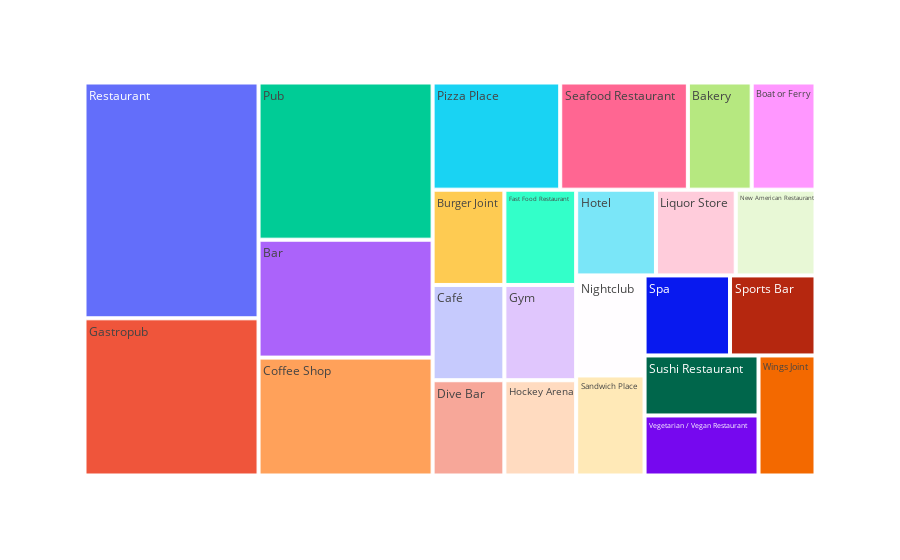
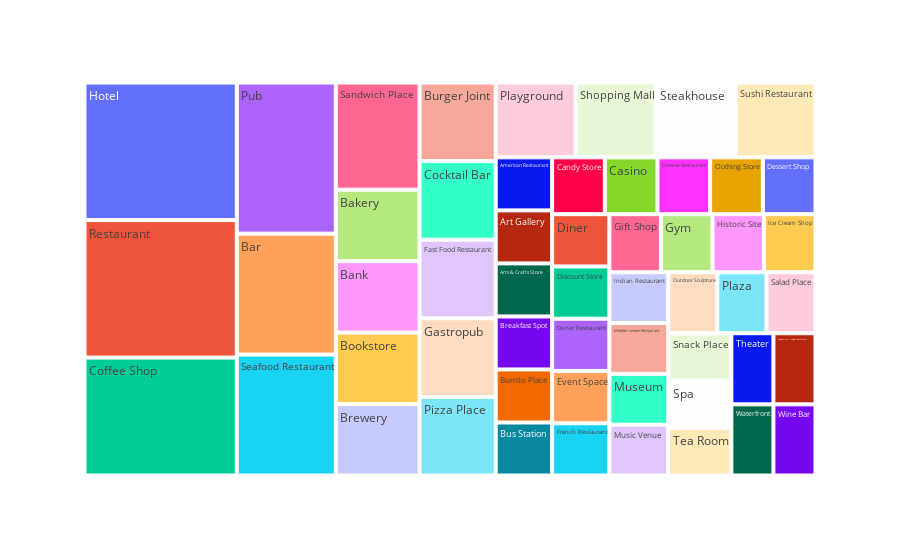
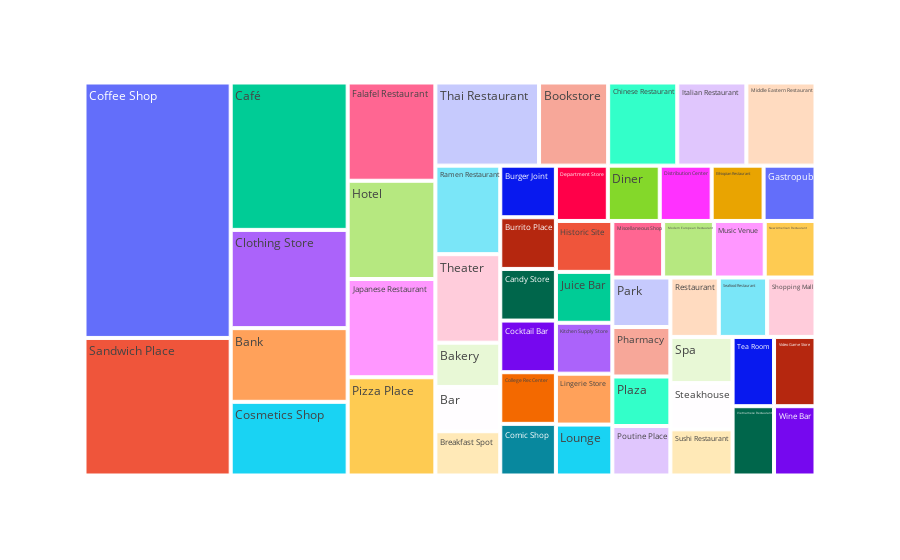
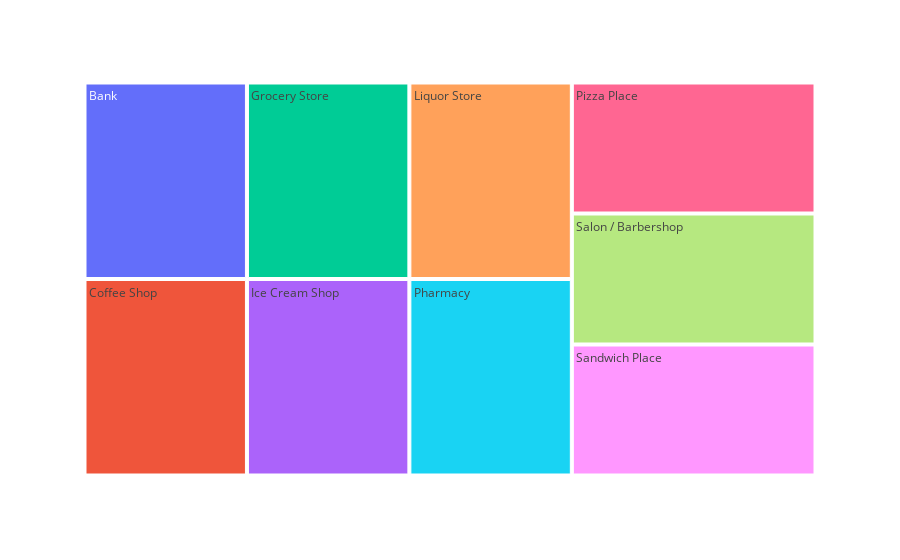

Write notebook code for charts like these, in order.
### Markdown cell above
# exploring venues in each city in the cluster labled 1

### Code cell
res=[]
for lat,lng,city in zip(e['lat'],e['lng'],e['city']):
    
    try:
      
      print('city is ',city)
      res.append(get_neighborhood([lat,lng],500))
            
    except:
        print('Somthing get wrong')
        pass

### Figure 1 — Plotly figure (JSON) as saved in the notebook; plotly's stock layout.template omitted (floating-point values rounded to 4 significant figures)
{"data": [{"branchvalues": "total", "domain": {"x": [0, 1], "y": [0, 1]}, "hovertemplate": "labels=%{label}<br>Value=%{value}<br>parent=%{parent}<br>id=%{id}<extra></extra>", "ids": ["Bakery", "Bar", "Boat or Ferry", "Burger Joint", "Café", "Coffee Shop", "Dive Bar", "Fast Food Restaurant", "Gastropub", "Gym", "Hockey Arena", "Hotel", "Liquor Store", "New American Restaurant", "Nightclub", "Pizza Place", "Pub", "Restaurant", "Sandwich Place", "Seafood Restaurant", "Spa", "Sports Bar", "Sushi Restaurant", "Vegetarian / Vegan Restaurant", "Wings Joint"], "labels": ["Bakery", "Bar", "Boat or Ferry", "Burger Joint", "Café", "Coffee Shop", "Dive Bar", "Fast Food Restaurant", "Gastropub", "Gym", "Hockey Arena", "Hotel", "Liquor Store", "New American Restaurant", "Nightclub", "Pizza Place", "Pub", "Restaurant", "Sandwich Place", "Seafood Restaurant", "Spa", "Sports Bar", "Sushi Restaurant", "Vegetarian / Vegan Restaurant", "Wings Joint"], "name": "", "parents": ["", "", "", "", "", "", "", "", "", "", "", "", "", "", "", "", "", "", "", "", "", "", "", "", ""], "type": "treemap", "values": [1, 3, 1, 1, 1, 3, 1, 1, 4, 1, 1, 1, 1, 1, 1, 2, 4, 6, 1, 2, 1, 1, 1, 1, 1]}], "layout": {"legend": {"tracegroupgap": 0}, "margin": {"t": 60}}}

### Figure 2 — Plotly figure (JSON) as saved in the notebook; plotly's stock layout.template omitted (floating-point values rounded to 4 significant figures)
{"data": [{"branchvalues": "total", "domain": {"x": [0, 1], "y": [0, 1]}, "hovertemplate": "labels=%{label}<br>Value=%{value}<br>parent=%{parent}<br>id=%{id}<extra></extra>", "ids": ["American Restaurant", "Art Gallery", "Arts & Crafts Store", "Bakery", "Bank", "Bar", "Bookstore", "Breakfast Spot", "Brewery", "Burger Joint", "Burrito Place", "Bus Station", "Candy Store", "Casino", "Chinese Restaurant", "Clothing Store", "Cocktail Bar", "Coffee Shop", "Dessert Shop", "Diner", "Discount Store", "Doner Restaurant", "Event Space", "Fast Food Restaurant", "French Restaurant", "Gastropub", "Gift Shop", "Gym", "Historic Site", "Hotel", "Ice Cream Shop", "Indian Restaurant", "Mediterranean Restaurant", "Museum", "Music Venue", "Outdoor Sculpture", "Pizza Place", "Playground", "Plaza", "Pub", "Restaurant", "Salad Place", "Sandwich Place", "Seafood Restaurant", "Shopping Mall", "Snack Place", "Spa", "Steakhouse", "Sushi Restaurant", "Tea Room", "Theater", "Vegetarian / Vegan Restaurant", "Waterfront", "Wine Bar"], "labels": ["American Restaurant", "Art Gallery", "Arts & Crafts Store", "Bakery", "Bank", "Bar", "Bookstore", "Breakfast Spot", "Brewery", "Burger Joint", "Burrito Place", "Bus Station", "Candy Store", "Casino", "Chinese Restaurant", "Clothing Store", "Cocktail Bar", "Coffee Shop", "Dessert Shop", "Diner", "Discount Store", "Doner Restaurant", "Event Space", "Fast Food Restaurant", "French Restaurant", "Gastropub", "Gift Shop", "Gym", "Historic Site", "Hotel", "Ice Cream Shop", "Indian Restaurant", "Mediterranean Restaurant", "Museum", "Music Venue", "Outdoor Sculpture", "Pizza Place", "Playground", "Plaza", "Pub", "Restaurant", "Salad Place", "Sandwich Place", "Seafood Restaurant", "Shopping Mall", "Snack Place", "Spa", "Steakhouse", "Sushi Restaurant", "Tea Room", "Theater", "Vegetarian / Vegan Restaurant", "Waterfront", "Wine Bar"], "name": "", "parents": ["", "", "", "", "", "", "", "", "", "", "", "", "", "", "", "", "", "", "", "", "", "", "", "", "", "", "", "", "", "", "", "", "", "", "", "", "", "", "", "", "", "", "", "", "", "", "", "", "", "", "", "", "", ""], "type": "treemap", "values": [1, 1, 1, 2, 2, 4, 2, 1, 2, 2, 1, 1, 1, 1, 1, 1, 2, 6, 1, 1, 1, 1, 1, 2, 1, 2, 1, 1, 1, 7, 1, 1, 1, 1, 1, 1, 2, 2, 1, 5, 7, 1, 3, 4, 2, 1, 1, 2, 2, 1, 1, 1, 1, 1]}], "layout": {"legend": {"tracegroupgap": 0}, "margin": {"t": 60}}}

### Figure 3 — Plotly figure (JSON) as saved in the notebook; plotly's stock layout.template omitted (floating-point values rounded to 4 significant figures)
{"data": [{"branchvalues": "total", "domain": {"x": [0, 1], "y": [0, 1]}, "hovertemplate": "labels=%{label}<br>Value=%{value}<br>parent=%{parent}<br>id=%{id}<extra></extra>", "ids": ["Bakery", "Bank", "Bar", "Bookstore", "Breakfast Spot", "Burger Joint", "Burrito Place", "Café", "Candy Store", "Chinese Restaurant", "Clothing Store", "Cocktail Bar", "Coffee Shop", "College Rec Center", "Comic Shop", "Cosmetics Shop", "Department Store", "Diner", "Distribution Center", "Ethiopian Restaurant", "Falafel Restaurant", "Gastropub", "Historic Site", "Hotel", "Italian Restaurant", "Japanese Restaurant", "Juice Bar", "Kitchen Supply Store", "Lingerie Store", "Lounge", "Middle Eastern Restaurant", "Miscellaneous Shop", "Modern European Restaurant", "Music Venue", "New American Restaurant", "Park", "Pharmacy", "Pizza Place", "Plaza", "Poutine Place", "Ramen Restaurant", "Restaurant", "Sandwich Place", "Seafood Restaurant", "Shopping Mall", "Spa", "Steakhouse", "Sushi Restaurant", "Tea Room", "Thai Restaurant", "Theater", "Video Game Store", "Vietnamese Restaurant", "Wine Bar"], "labels": ["Bakery", "Bank", "Bar", "Bookstore", "Breakfast Spot", "Burger Joint", "Burrito Place", "Café", "Candy Store", "Chinese Restaurant", "Clothing Store", "Cocktail Bar", "Coffee Shop", "College Rec Center", "Comic Shop", "Cosmetics Shop", "Department Store", "Diner", "Distribution Center", "Ethiopian Restaurant", "Falafel Restaurant", "Gastropub", "Historic Site", "Hotel", "Italian Restaurant", "Japanese Restaurant", "Juice Bar", "Kitchen Supply Store", "Lingerie Store", "Lounge", "Middle Eastern Restaurant", "Miscellaneous Shop", "Modern European Restaurant", "Music Venue", "New American Restaurant", "Park", "Pharmacy", "Pizza Place", "Plaza", "Poutine Place", "Ramen Restaurant", "Restaurant", "Sandwich Place", "Seafood Restaurant", "Shopping Mall", "Spa", "Steakhouse", "Sushi Restaurant", "Tea Room", "Thai Restaurant", "Theater", "Video Game Store", "Vietnamese Restaurant", "Wine Bar"], "name": "", "parents": ["", "", "", "", "", "", "", "", "", "", "", "", "", "", "", "", "", "", "", "", "", "", "", "", "", "", "", "", "", "", "", "", "", "", "", "", "", "", "", "", "", "", "", "", "", "", "", "", "", "", "", "", "", ""], "type": "treemap", "values": [1, 3, 1, 2, 1, 1, 1, 6, 1, 2, 4, 1, 13, 1, 1, 3, 1, 1, 1, 1, 3, 1, 1, 3, 2, 3, 1, 1, 1, 1, 2, 1, 1, 1, 1, 1, 1, 3, 1, 1, 2, 1, 7, 1, 1, 1, 1, 1, 1, 3, 2, 1, 1, 1]}], "layout": {"legend": {"tracegroupgap": 0}, "margin": {"t": 60}}}

### Figure 4 — Plotly figure (JSON) as saved in the notebook; plotly's stock layout.template omitted (floating-point values rounded to 4 significant figures)
{"data": [{"branchvalues": "total", "domain": {"x": [0, 1], "y": [0, 1]}, "hovertemplate": "labels=%{label}<br>Value=%{value}<br>parent=%{parent}<br>id=%{id}<extra></extra>", "ids": ["Bank", "Coffee Shop", "Grocery Store", "Ice Cream Shop", "Liquor Store", "Pharmacy", "Pizza Place", "Salon / Barbershop", "Sandwich Place"], "labels": ["Bank", "Coffee Shop", "Grocery Store", "Ice Cream Shop", "Liquor Store", "Pharmacy", "Pizza Place", "Salon / Barbershop", "Sandwich Place"], "name": "", "parents": ["", "", "", "", "", "", "", "", ""], "type": "treemap", "values": [1, 1, 1, 1, 1, 1, 1, 1, 1]}], "layout": {"legend": {"tracegroupgap": 0}, "margin": {"t": 60}}}
